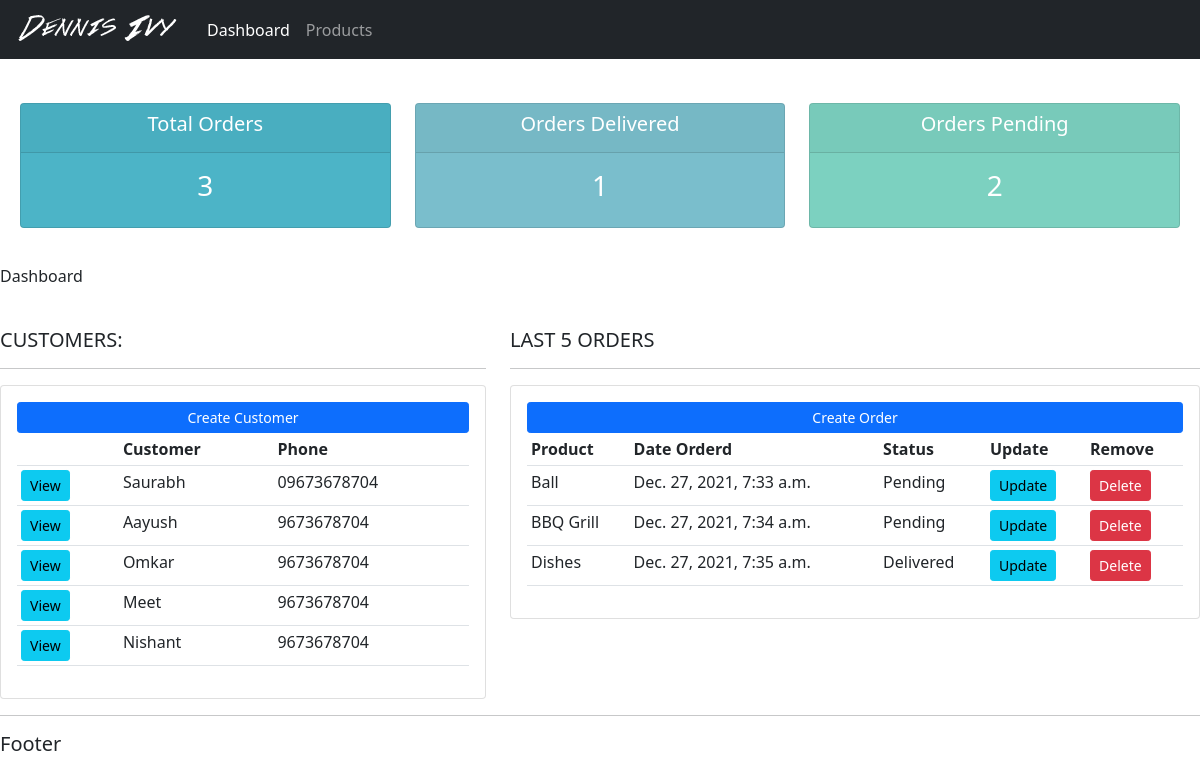
Before: / with the older database file.
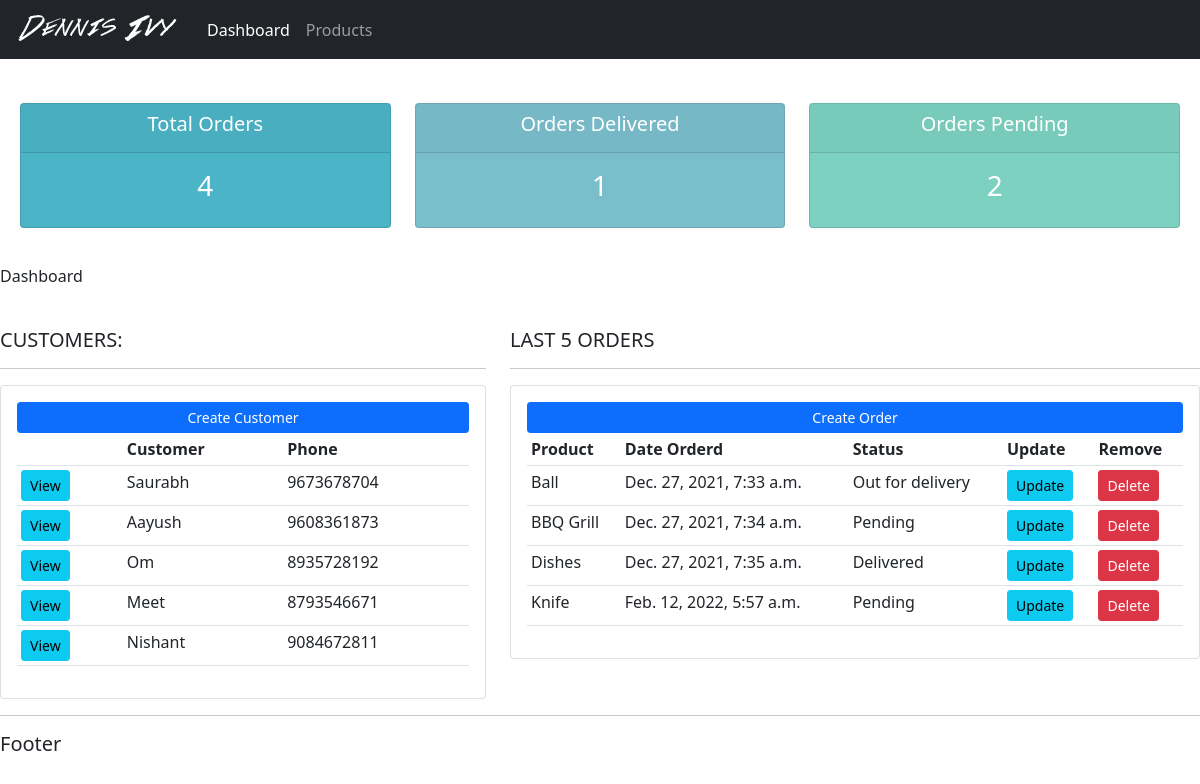
After: the same page with the newer database file.
### accounts/models.py (models this page shows, shortened)
class Customer(models.Model):
    name = models.CharField(max_length=200 , null=True)
    phone = models.CharField(max_length=200 , null=True)
    email = models.CharField(max_length=200 , null=True)
    date_created = models.DateTimeField(auto_now_add=True , null=True)

class Order(models.Model):
	STATUS = (
			('Pending', 'Pending'),
			('Out for delivery', 'Out for delivery'),
			('Delivered', 'Delivered'),
			)
	customer = models.ForeignKey(Customer,null=True,on_delete=models.SET_NULL)
	product = models.ForeignKey(Product,null=True,on_delete=models.SET_NULL)
	date_created = models.DateTimeField(auto_now_add=True, null=True)
	status = models.CharField(max_length=200, null=True, choices=STATUS)

class Product(models.Model):
	CATEGORY = (
			('Indoor', 'Indoor'),
			('Out Door', 'Out Door'),
			)
	name = models.CharField(max_length=200, null=True)
	price = models.FloatField(null=True)
	category = models.CharField(max_length=200, null=True, choices=CATEGORY)
	description = models.CharField(max_length=200, null=True)
	date_created = models.DateTimeField(auto_now_add=True, null=True)
	tag= models.ManyToManyField(Tag)
	def __str__(self):
		return self.name

### accounts/views.py (the view)
# urls.py: path('', views.home,name="home"),
def home(request):
    orders = Order.objects.all()
    customers = Customer.objects.all()
    total_customers = customers.count()
    total_orders = orders.count()
    delivered = orders.filter(status='Delivered').count()
    pending = orders.filter(status='Pending').count()
    context = {'orders':orders,'customers':customers,'total_customers':total_customers,'total_orders':total_orders,'delivered':delivered,'pending':pending}
    return render(request,'accounts/dashboard.html',context)

### accounts/templates/accounts/dashboard.html
{% extends 'accounts/main.html' %} {% block content %} {% include 'accounts/status.html' %}
<p>Dashboard</p>
<br />
<div class="row">
  <div class="col-md-5">
    <h5>CUSTOMERS:</h5>
    <hr />
    <div class="card card-body">
      <a class="btn btn-primary btn-sm btn-block" href="">Create Customer</a>
      <table class="table table-sm">
        <tr>
          <th></th>
          <th>Customer</th>
          <th>Phone</th>
        </tr>
        {% for customer in customers %}
        <tr>
          <td><a href="{% url 'customer' customer.id %}" class="btn btn-sm btn-info">View</a></td>
          <td>{{customer.name}}</td>
          <td>{{customer.phone}}</td>
        </tr>
        {% endfor %}
      </table>
    </div>
  </div>
  <div class="col-md-7">
    <h5>LAST 5 ORDERS</h5>
    <hr />
    <div class="card card-body">
      <a class="btn btn-primary btn-sm btn-block" href="{% url 'create_order' %}">Create Order</a>
      <table class="table table-sm">
        <tr>
          <th>Product</th>
          <th>Date Orderd</th>
          <th>Status</th>
          <th>Update</th>
          <th>Remove</th>
        </tr>
        {% for order in orders %}
        <tr>
          <td>{{order.product}}</td>
          <td>{{order.date_created}}</td>
          <td>{{order.status}}</td>
          <td><a href="#" class="btn btn-sm btn-info">Update</a></td>
          <td><a href="#" class="btn btn-sm btn-danger">Delete</a></td>
        </tr>
        {% endfor %}
      </table>
    </div>
  </div>
</div>
{% endblock %}

Changed rows visible on the page:
changed Customer "Saurabh": phone "09673678704" → "9673678704"
changed Customer "Aayush": phone "9673678704" → "9608361873"
changed Customer (number 3 of 5 on the later page): name "Omkar" → "Om"; phone "9673678704" → "8935728192"
changed Customer "Meet": phone "9673678704" → "8793546671"
changed Customer "Nishant": phone "9673678704" → "9084672811"
changed Order "Ball": status "Pending" → "Out for delivery"
added Order: product "Knife", date_created "Feb. 12, 2022, 5:57 a.m.", status "Pending"
Other visible differences:
{{ total_orders }}: "3" → "4"
